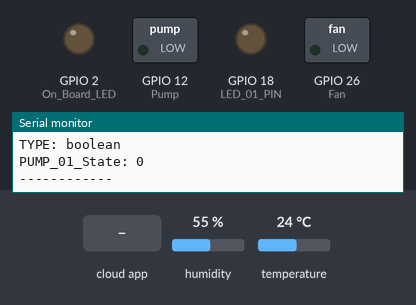
Recording of a sketch running on a simulated ESP8266 (NodeMCU). On the bench: switched loads named in the sketch (green lamp = pin HIGH), output pins drawn as LEDs (lit = HIGH), the last lines printed to the serial monitor. Inputs (shaded band) come from the test bench; at power-on: temperature 24 °C, humidity 55 %. WiFi joins after 1.5 s; servers stay silent unless stated; the Firebase database answers and starts empty.

Above: at 3.7 s.
3.8 s: the phone or cloud app sets LED to 1
At 9.4 s:
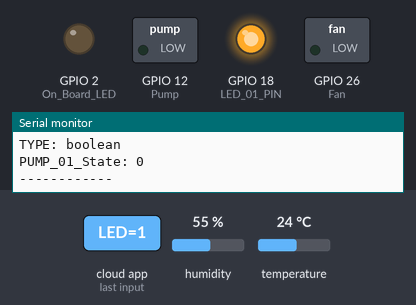
14.1 s: the phone or cloud app sets FAN to 1
At 19.8 s:
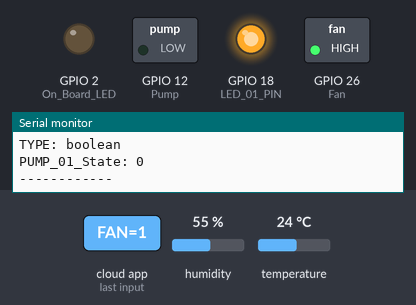
24.4 s: the phone or cloud app sets PUMP to 1
At 29.0 s:
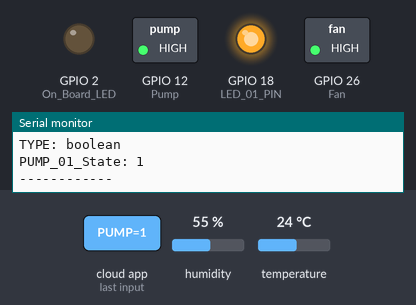
34.7 s: the phone or cloud app sets AUTO to 1
At 37.7 s:
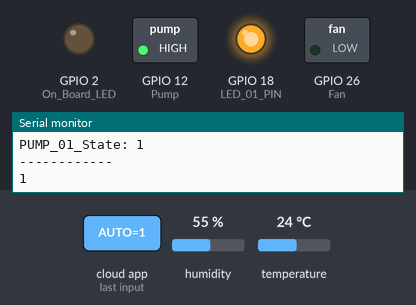
39.2 s: temperature set to 28 °C
At 49.22 s:
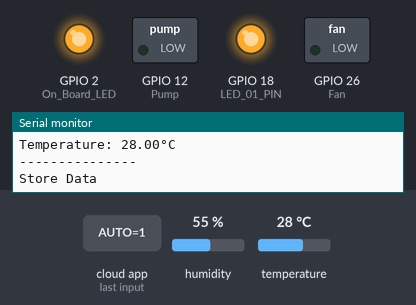
49.5 s: temperature set to 12 °C
At 59.17 s:
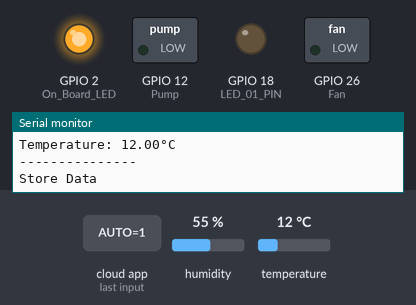
Timing chart, 0 to 60.8 s (numbered marks = the images above; inputs shaded):
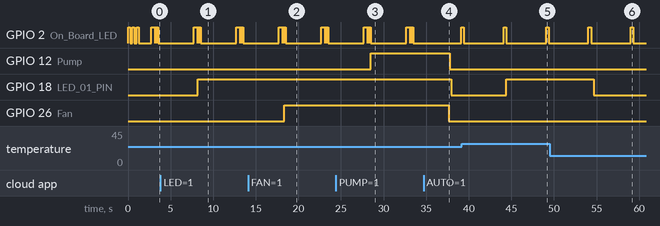

Measured:
- after the input at 3.8 s, GPIO 18 (LED_01_PIN): LOW → HIGH after 4.4 s
- after the input at 14.1 s, GPIO 26 (Fan): LOW → HIGH after 4.2 s
- after the input at 24.4 s, GPIO 12 (Pump): LOW → HIGH after 4.1 s
- after the input at 34.7 s, GPIO 12 (Pump): HIGH → LOW after 3.1 s; GPIO 18 (LED_01_PIN): HIGH → LOW after 3.2 s; GPIO 26 (Fan): HIGH → LOW after 2.9 s
- after the input at 39.2 s, GPIO 18 (LED_01_PIN): LOW → HIGH after 5.2 s
- after the input at 49.5 s, GPIO 18 (LED_01_PIN): HIGH → LOW after 5.2 s
- by itself, GPIO 2 (On_Board_LED): alternates HIGH for 0.30 s and LOW for 4.7 s

The sketch:

code_arduinoIDE.ino
```cpp
#if defined(ESP32)
#include <WiFi.h>
#elif defined(ESP8266)
#include <ESP8266WiFi.h>
#endif
#include <Firebase_ESP_Client.h>
#include "DHT.h"
// #define WIFI_SSID "TP-Link_C2FC"
// #define WIFI_PASSWORD "38351044"
//=============================================
// #define WIFI_SSID "Dungpro"
// #define WIFI_PASSWORD "nguyendung..."
//==============================================
#define WIFI_SSID "TP-Link_9430"
#define WIFI_PASSWORD "51563103"
//==========================================
// #define WIFI_SSID "Hotel Duc Hoang T2"
// #define WIFI_PASSWORD "duchoang"
//===========================================
#define DHTPIN 4
#define DHTTYPE DHT11
DHT dht11(DHTPIN, DHTTYPE);
#define On_Board_LED 2
#define LED_01_PIN 18
#define Fan 26
#define Pump 12
float thresholdTemperature = 28;  // Ngưỡng nhiệt độ ban đầu
float thresholdTemperature1 = 29;
float thresholdTemperature2 = 31;
#include "addons/TokenHelper.h"
#include "addons/RTDBHelper.h"
#define API_KEY "AIzaSyC96hxHKZ60wBd3D8g5AEf8wP-2tuh7xTI"
#define DATABASE_URL "assignment02-a181e-default-rtdb.firebaseio.com"
// Define Firebase Data object.
FirebaseData fbdo;
FirebaseAuth auth;
FirebaseConfig config;
unsigned long sendDataPrevMillis = 0;
const long sendDataIntervalMillis = 10000;  //--> gửi dữ liệu liên fb sau 10s
//========================================
// Boolean variable for sign in status.
bool signupOK = false;
float Temp_Val;
int Humd_Val;
bool LastAutoState = false;
bool AUTO;
bool deviceStatus;
bool LED_01_State;
bool FAN_01_State;
bool PUMP_01_State;
//________________________________________________________________________________
void read_DHT11() {
  Temp_Val = dht11.readTemperature();
  Humd_Val = dht11.readHumidity();
  //---------------------------------------- Check if any reads failed.
  if (isnan(Temp_Val) || isnan(Humd_Val)) {
    Serial.println(F("Failed to read from DHT sensor!"));
    Temp_Val = 0.00;
    Humd_Val = 0;
  }
  //----------------------------------------
  Serial.println("Read_DHT11");
  Serial.print(F("Humidity   : "));
  Serial.print(Humd_Val);
  Serial.println("%");
  Serial.print(F("Temperature: "));
  Serial.print(Temp_Val);
  Serial.println("°C");
  Serial.println("---------------");
}

void automatic() {
  float Temp_Va = dht11.readTemperature();
  float Humd_Val = dht11.readHumidity();


  if (isnan(Temp_Val) || isnan(Humd_Val)) {
    Serial.println("Không thể đọc dữ liệu từ DHT11!");
    Temp_Val = 0.00;
    Humd_Val = 0;
    return;
  }
  if (thresholdTemperature2 <= Temp_Val) {
    digitalWrite(LED_01_PIN, HIGH);
    Firebase.RTDB.setBool(&fbdo, "/ESP/ROOM_0/LED", true);
    Serial.println("Đèn đang bật");
    digitalWrite(Fan, HIGH);  // Tắt LED (led)
    Firebase.RTDB.setBool(&fbdo, "/ESP/ROOM_0/FAN", true);
    Serial.println("Quạt đang bật.");
    digitalWrite(Pump, HIGH);  // Tắt LED (bơm)
    Firebase.RTDB.setBool(&fbdo, "/ESP/ROOM_0/PUMP", true);
    Serial.println("Máy bơm đang bật.");
  } else if (thresholdTemperature1 <= Temp_Val) {
    digitalWrite(LED_01_PIN, HIGH);
    Firebase.RTDB.setBool(&fbdo, "/ESP/ROOM_0/LED", true);
    Serial.println("Đèn đang bật");
    digitalWrite(Fan, HIGH);  // Bật LED (quạt)
    Firebase.RTDB.setBool(&fbdo, "/ESP/ROOM_0/FAN", true);
    Serial.println("Quạt đang bật.");
    digitalWrite(Pump, LOW);
    Firebase.RTDB.setBool(&fbdo, "/ESP/ROOM_0/PUMP", false);
    Serial.println("Máy bơm đang tắt");

  } else if (thresholdTemperature <= Temp_Val) {
    digitalWrite(LED_01_PIN, HIGH);
    Firebase.RTDB.setBool(&fbdo, "/ESP/ROOM_0/LED", true);
    Serial.println("Đèn đang bật");
    digitalWrite(Fan, LOW);  // Bật LED (quạt)
    Firebase.RTDB.setBool(&fbdo, "/ESP/ROOM_0/FAN", false);
    Serial.println("Quạt đang tắt.");
    digitalWrite(Pump, LOW);
    Firebase.RTDB.setBool(&fbdo, "/ESP/ROOM_0/PUMP", false);
    Serial.println("Máy bơm đang tắt");

  } else {
    digitalWrite(Fan, LOW);  // Tắt LED (quạt)
    Firebase.RTDB.setBool(&fbdo, "/ESP/ROOM_0/LED", false);
    Serial.println("Quạt đang tắt.");
    digitalWrite(Pump, LOW);  // Tắt LED (bơm)
    Firebase.RTDB.setBool(&fbdo, "/ESP/ROOM_0/FAN", false);
    Serial.println("Máy bơm đang tắt.");
    digitalWrite(LED_01_PIN, LOW);  // Tắt LED (led)
    Firebase.RTDB.setBool(&fbdo, "/ESP/ROOM_0/PUMP", false);
    Serial.println("Đèn đang tắt.");
  }
}
//=================================================================================
// void effect2() {
//===============================================AUTO
void read_data_from_firebase_database_auto() {
  Serial.println();
  Serial.println("AUTO");
  digitalWrite(On_Board_LED, HIGH);

  if (Firebase.RTDB.getBool(&fbdo, "/ESP/ROOM_0/AUTO")) {
    if (fbdo.dataType() == "boolean") {
      deviceStatus = fbdo.boolData();
      digitalWrite(deviceStatus, deviceStatus);
      Serial.println("PATH: " + fbdo.dataPath());
      Serial.println("TYPE: " + fbdo.dataType());
      Serial.print("AUTO: ");
      Serial.println(deviceStatus);
    }
  } else {
    Serial.println(fbdo.errorReason());
  }
  digitalWrite(On_Board_LED, LOW);
  Serial.println("----------");
}

void store_data_to_firebase_database() {
  Serial.println();
  Serial.println("Store Data");
  digitalWrite(On_Board_LED, HIGH);

  // Write an Int number on the database path DHT11_Data/Temperature.
  if (Firebase.RTDB.setFloat(&fbdo, "ESP/ROOM_0/TEMPERATURE", Temp_Val)) {
    Serial.println("PASSED");
    Serial.println("PATH: " + fbdo.dataPath());
    Serial.println("TYPE: " + fbdo.dataType());
  } else {
    Serial.println("FAILED");
    Serial.println("REASON: " + fbdo.errorReason());
  }

  // Write an Float number on the database path DHT11_Data/Humidity.
  if (Firebase.RTDB.setInt(&fbdo, "ESP/ROOM_0/HUMIDITY", Humd_Val)) {
    Serial.println("PASSED");
    Serial.println("PATH: " + fbdo.dataPath());
    Serial.println("TYPE: " + fbdo.dataType());
  } else {
    Serial.println("FAILED");
    Serial.println("REASON: " + fbdo.errorReason());
  }

  digitalWrite(On_Board_LED, LOW);
  Serial.println("");
}


void read_data_from_firebase_database_pump() {
  Serial.println();
  Serial.println("Get May Bom");
  digitalWrite(On_Board_LED, HIGH);
  // delay(50000);
  if (Firebase.RTDB.getBool(&fbdo, "/ESP/ROOM_0/PUMP")) {
    if (fbdo.dataType() == "boolean") {
      PUMP_01_State = fbdo.boolData();
      digitalWrite(Pump, PUMP_01_State);
      Serial.println("PATH: " + fbdo.dataPath());
      Serial.println("TYPE: " + fbdo.dataType());
      Serial.print("PUMP_01_State: ");
      Serial.println(PUMP_01_State);
    }
  } else {
    Serial.println(fbdo.errorReason());
  }
  digitalWrite(On_Board_LED, LOW);
  Serial.println("------------");
  // delay(50000);
}
// Đọc data quatj
void read_data_from_firebase_database_fan() {
  Serial.println();
  Serial.println("Get Quat");
  digitalWrite(On_Board_LED, HIGH);
  if (Firebase.RTDB.getBool(&fbdo, "/ESP/ROOM_0/FAN")) {
    if (fbdo.dataType() == "boolean") {
      FAN_01_State = fbdo.boolData();
      digitalWrite(Fan, FAN_01_State);
      Serial.println("PATH: " + fbdo.dataPath());
      Serial.println("TYPE: " + fbdo.dataType());
      Serial.print("FAN_01_State: ");
      Serial.println(FAN_01_State);
    }
  } else {
    Serial.println(fbdo.errorReason());
  }
  digitalWrite(On_Board_LED, LOW);
  Serial.println("------------");
}
//Đọc thông tin led
void read_data_from_firebase_database_led() {
  Serial.println();
  Serial.println("Get LED");
  digitalWrite(On_Board_LED, HIGH);
  // digitalWrite(On_Board_LED, HIGH);

  if (Firebase.RTDB.getBool(&fbdo, "/ESP/ROOM_0/LED")) {
    if (fbdo.dataType() == "boolean") {
      LED_01_State = fbdo.boolData();
      digitalWrite(LED_01_PIN, LED_01_State);
      Serial.println("PATH: " + fbdo.dataPath());
      Serial.println("TYPE: " + fbdo.dataType());
      Serial.print("LED_01_State: ");
      Serial.println(LED_01_State);
    }
  } else {
    Serial.println(fbdo.errorReason());
  }
  digitalWrite(On_Board_LED, LOW);
  Serial.println("----------");
}

//Gọi hàm setup
void setup() {
  // put your setup code here, to run once:

  Serial.begin(9600);
  Serial.println();

  pinMode(On_Board_LED, OUTPUT);
  pinMode(LED_01_PIN, OUTPUT);
  pinMode(Fan, OUTPUT);
  pinMode(Pump, OUTPUT);

  //----------------------------------------
  WiFi.mode(WIFI_STA);
  WiFi.begin(WIFI_SSID, WIFI_PASSWORD);
  Serial.println("Connection");
  Serial.print("Connecting to : ");
  Serial.println(WIFI_SSID);
  while (WiFi.status() != WL_CONNECTED) {
    Serial.print(".");

    digitalWrite(On_Board_LED, HIGH);
    delay(250);
    digitalWrite(On_Board_LED, LOW);
    delay(250);
  }
  digitalWrite(On_Board_LED, LOW);
  Serial.println();
  Serial.print("Successfully connected to : ");
  Serial.println(WIFI_SSID);
  Serial.print("IP : ");
  Serial.println(WiFi.localIP());
  Serial.println("---------------");
  //----------------------------------------

  // Assign the api key (required).
  config.api_key = API_KEY;

  // Assign the RTDB URL (required).
  config.database_url = DATABASE_URL;

  // Sign up.
  Serial.println();
  Serial.println("Sign up");
  Serial.print("Sign up new user... ");
  if (Firebase.signUp(&config, &auth, "", "")) {
    Serial.println("  ok");
    signupOK = true;
  } else {
    Serial.printf("%s\n", config.signer.signupError.message.c_str());
  }
  Serial.println("");

  // Gán chức năng gọi lại cho tác vụ tạo mã thông báo chạy dài.
  config.token_status_callback = tokenStatusCallback;  //--> see addons/TokenHelper.h

  Firebase.begin(&config, &auth);
  Firebase.reconnectWiFi(true);

  dht11.begin();

  delay(1000);
}
//==============================================================================
void tudong() {
  read_DHT11();
  store_data_to_firebase_database();
  automatic();
  Serial.println("Read_DHT11");
  Serial.print(F("Humidity   : "));
  Serial.print(Humd_Val);
  Serial.println("%");
  Serial.print(F("Temperature: "));
  Serial.print(Temp_Val);
  Serial.println("°C");
  Serial.println("---------------");
  delay(2000);  // Đợi 2 giây trước khi đọc lại
}
void thucong() {
  read_DHT11();
  store_data_to_firebase_database();
  read_data_from_firebase_database_led();
  read_data_from_firebase_database_fan();
  read_data_from_firebase_database_pump();
  delay(2000);
}

//________________________________________________________________________________ VOID LOOP
void loop() {

  // put your main code here, to run repeatedly:
  if (Firebase.RTDB.getBool(&fbdo, "/ESP/ROOM_0/AUTO")) {
    int autoMode = fbdo.boolData();
    Serial.println(autoMode);
    if (autoMode == 0 && LastAutoState == 1 || autoMode == 1 && LastAutoState == 0) {
      digitalWrite(Fan, LOW);  // Tắt LED (quạt)
      Firebase.RTDB.setBool(&fbdo, "/ESP/ROOM_0/LED", false);
      Serial.println("Quạt đang tắt.");
      digitalWrite(Pump, LOW);  // Tắt LED (bơm)
      Firebase.RTDB.setBool(&fbdo, "/ESP/ROOM_0/FAN", false);
      Serial.println("Máy bơm đang tắt.");
      digitalWrite(LED_01_PIN, LOW);  // Tắt LED (led)
      Firebase.RTDB.setBool(&fbdo, "/ESP/ROOM_0/PUMP", false);
      Serial.println("Đèn đang tắt.");
      delay(1000);
    }
    if (autoMode == 1) {
      tudong();
    } else if (autoMode == 0) {
      thucong();
    }
    LastAutoState = autoMode;
  } else {
    Serial.println("ko thể kết nối đến firebase");
  }
  delay(2000);
  //   if (Firebase.ready() && signupOK && (millis() - sendDataPrevMillis > sendDataIntervalMillis || sendDataPrevMillis == 0)) {
  //     sendDataPrevMillis = millis();
  //     read_DHT11();
  //     store_data_to_firebase_database();
  //     read_data_from_firebase_database_auto();
  // //     read_data_from_firebase_database_led();
  // //     read_data_from_firebase_database_fan();
  // //     read_data_from_firebase_database_pump();
  // //   }
  //  }
}

//________________________________________________________________________________
//<<<<<<<<<<<<<<<<<<<<<<<<<<<<<<<<<<<<<<<<<<<<<<<<<<<<<<<<<<<<<<<<<<<<<<<<<<<<<<<<<<<<<<<<<
```
